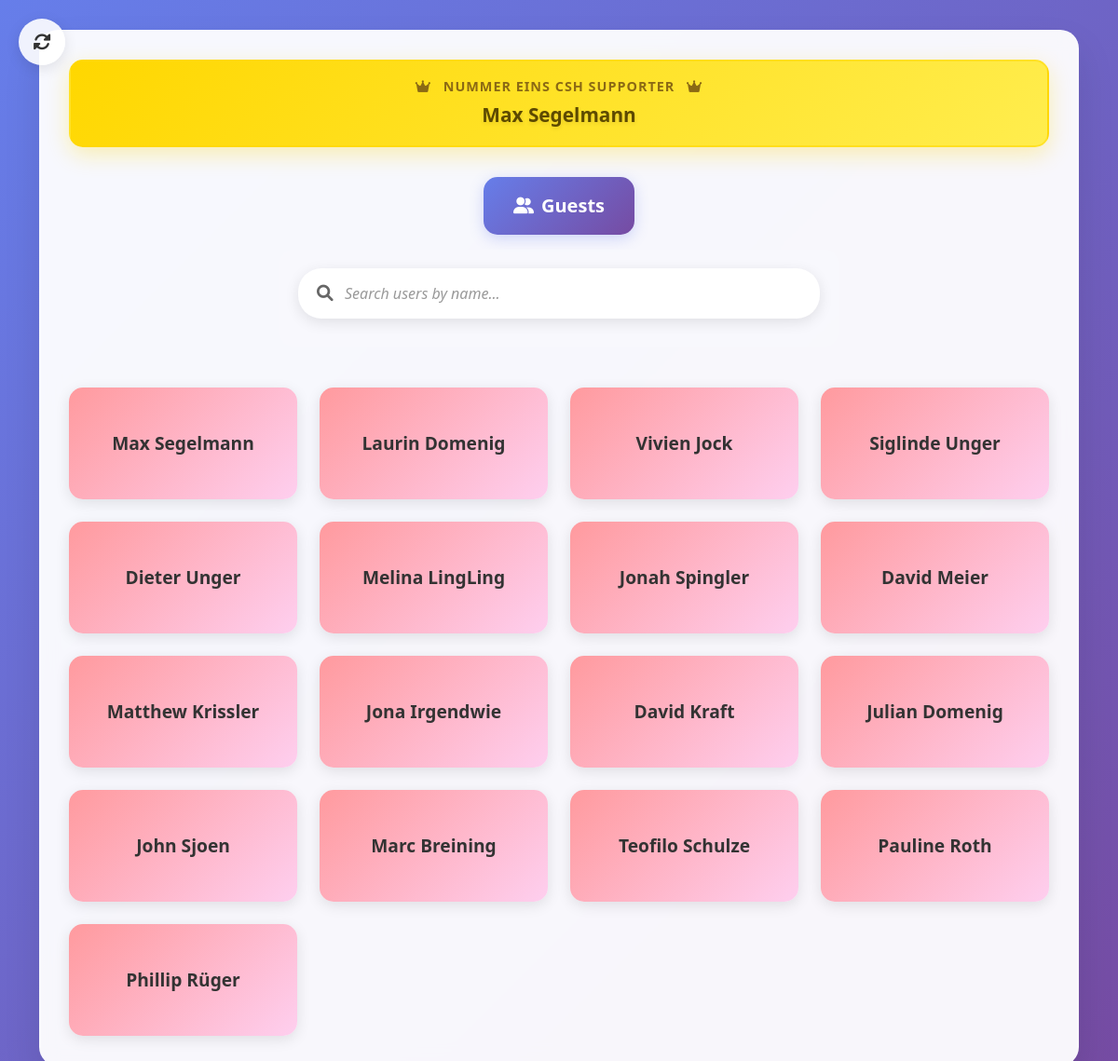
The page / on the database its author committed.
### app/models.py (models this page shows)
class users(db.Model):
    __tablename__ = "users"
    id = db.Column(db.Integer, primary_key=True)
    itsl_id = db.Column(db.Integer, unique=True, nullable=True)  # Unique but not primary key
    role_id = db.Column(db.Integer, db.ForeignKey("roles.id"), nullable=False)
    first_name = db.Column(db.String(120), nullable=False)
    last_name = db.Column(db.String(120), nullable=False)
    email = db.Column(db.String(120), nullable=True)
    pin_hash = db.Column(db.LargeBinary(64), nullable=True)
    status = db.Column(db.Boolean, nullable=False, default=True)  # active, inactive
    created_at = db.Column(db.DateTime, default=datetime.utcnow, nullable=False)
    role = db.relationship('roles', backref='users')

### app/routes.py (the view)
@bp.route("/")
def index():
    current_month = date.today().replace(day=1)
    users_with_consumption = db.session.query(
        users,
        roles,
        func.coalesce(func.sum(consumptions.quantity), 0).label('total_consumption')
    ).join(roles, users.role_id == roles.id)\
     .outerjoin(consumptions,
                db.and_(consumptions.user_id == users.id,
                       consumptions.created_at >= current_month))\
     .group_by(users.id, roles.id)\
     .order_by(func.coalesce(func.sum(consumptions.quantity), 0).desc())\
     .all()
    sorted_users = [user_role_consumption[0] for user_role_consumption in users_with_consumption]
    top_spender = db.session.query(
        users.first_name,
        users.last_name,
        func.sum(consumptions.quantity * consumptions.unit_price_cents).label('total_spent_cents')
    ).join(consumptions, users.id == consumptions.user_id)\
     .group_by(users.id, users.first_name, users.last_name)\
     .order_by(func.sum(consumptions.quantity * consumptions.unit_price_cents).desc())\
     .first()
    is_dev = (os.getenv('FLASK_ENV') == 'development' or
              os.getenv('FLASK_APP_MODE') == 'admin')
    return render_template("index.html", users=sorted_users, is_dev=is_dev, top_spender=top_spender)

### app/templates/index.html (shortened to what this page needs)
<!DOCTYPE html>
<html lang="en">
<head>
    <link href="https://cdn.jsdelivr.net/npm/bootstrap@5.3.0/dist/css/bootstrap.min.css" rel="stylesheet">
    <link href="https://cdnjs.cloudflare.com/ajax/libs/font-awesome/6.0.0/css/all.min.css" rel="stylesheet">
    <link href="{{ url_for('static', filename='css/index.css') }}" rel="stylesheet">
</head>
<body>
    <button id="reloadButton" class="reload-btn" title="Reload Page" onclick="window.location.reload()">
        <i class="fas fa-sync-alt"></i>
    </button>
    <div class="container">
        <div class="main-container">
            {% if top_spender %}
            <div class="row mb-3">
                <div class="col-12">
                    <div class="top-supporter">
                        <div class="top-supporter-title">
                            <i class="fas fa-crown top-supporter-icon"></i>
                            Nummer eins CSH supporter
                            <i class="fas fa-crown top-supporter-icon"></i>
                        </div>
                        <div class="top-supporter-name">
                            {{ top_spender.first_name }} {{ top_spender.last_name }}
                        </div>
                    </div>
                </div>
            </div>
            {% endif %}
            <div class="row mb-3">
                <div class="col-12 text-center">
                    <button class="btn btn-outline-primary btn-lg guests-btn" id="guestsBtn">
                        <i class="fas fa-user-friends"></i>
                        Guests
                    </button>
                </div>
            </div>
            <div class="row mb-4">
                <div class="col-12">
                    <div class="search-container">
                        <div class="search-input-wrapper">
                            <i class="fas fa-search search-icon"></i>
                            <input type="text" id="userSearch" class="search-input" placeholder="Search users by name..." autocomplete="off">
                        </div>
                    </div>
                </div>
            </div>
            <div class="row g-4" id="userGrid">
                {% for user in users %}
                <div class="col-lg-3 col-md-4 col-sm-6 user-card-container"
                     data-user-name="{{ user.first_name }} {{ user.last_name }}"
                     data-user-first="{{ user.first_name }}"
                     data-user-last="{{ user.last_name }}">
                    <a href="{{ url_for('routes.entries', user_id=user.id) }}" class="user-card" data-bs-toggle="tooltip">
                        <div>
                            <h5 class="user-name">{{ user.first_name }} {{ user.last_name }}</h5>
                        </div>
                    </a>
                </div>
                {% endfor %}
            </div>
        </div>
    </div>
</body>
</html>

### rows shown on the page
users: first_name "Max", last_name "Segelmann"
users: first_name "Laurin", last_name "Domenig"
users: first_name "Vivien", last_name "Jock"
users: first_name "Siglinde", last_name "Unger"
users: first_name "Dieter", last_name "Unger"
users: first_name "Melina", last_name "LingLing"
users: first_name "Jonah", last_name "Spingler"
users: first_name "David", last_name "Meier"
users: first_name "Matthew", last_name "Krissler"
users: first_name "Jona", last_name "Irgendwie"
users: first_name "David", last_name "Kraft"
users: first_name "Julian", last_name "Domenig"
users: first_name "John", last_name "Sjoen"
users: first_name "Marc", last_name "Breining"
users: first_name "Teofilo", last_name "Schulze"
users: first_name "Pauline", last_name "Roth"
users: first_name "Phillip", last_name "Rüger"
